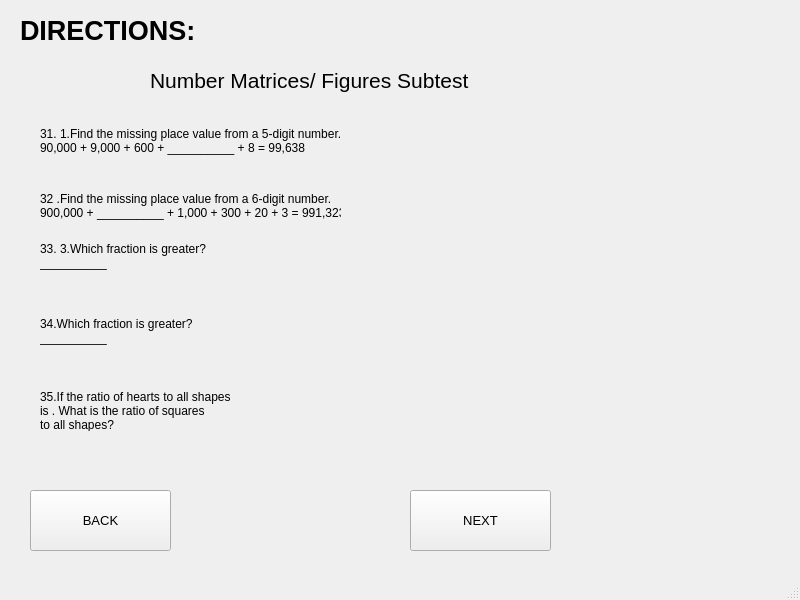
<?xml version="1.0" encoding="UTF-8"?>
<ui version="4.0">
 <class>MainWindow</class>
 <widget class="QMainWindow" name="MainWindow">
  <property name="geometry">
   <rect>
    <x>0</x>
    <y>0</y>
    <width>800</width>
    <height>600</height>
   </rect>
  </property>
  <property name="windowTitle">
   <string>MainWindow</string>
  </property>
  <widget class="QWidget" name="centralwidget">
   <widget class="QPushButton" name="pushButton">
    <property name="geometry">
     <rect>
      <x>30</x>
      <y>490</y>
      <width>141</width>
      <height>61</height>
     </rect>
    </property>
    <property name="font">
     <font>
      <pointsize>10</pointsize>
     </font>
    </property>
    <property name="text">
     <string>BACK</string>
    </property>
   </widget>
   <widget class="QPushButton" name="pushButton_2">
    <property name="geometry">
     <rect>
      <x>410</x>
      <y>490</y>
      <width>141</width>
      <height>61</height>
     </rect>
    </property>
    <property name="font">
     <font>
      <pointsize>10</pointsize>
     </font>
    </property>
    <property name="text">
     <string>NEXT</string>
    </property>
   </widget>
   <widget class="QLabel" name="label">
    <property name="geometry">
     <rect>
      <x>20</x>
      <y>0</y>
      <width>241</width>
      <height>61</height>
     </rect>
    </property>
    <property name="font">
     <font>
      <pointsize>20</pointsize>
      <weight>75</weight>
      <bold>true</bold>
     </font>
    </property>
    <property name="text">
     <string>DIRECTIONS: </string>
    </property>
   </widget>
   <widget class="QLabel" name="label_2">
    <property name="geometry">
     <rect>
      <x>150</x>
      <y>60</y>
      <width>321</width>
      <height>41</height>
     </rect>
    </property>
    <property name="font">
     <font>
      <pointsize>16</pointsize>
     </font>
    </property>
    <property name="text">
     <string>Number Matrices/ Figures Subtest</string>
    </property>
   </widget>
   <widget class="QLabel" name="label_3">
    <property name="geometry">
     <rect>
      <x>40</x>
      <y>110</y>
      <width>401</width>
      <height>61</height>
     </rect>
    </property>
    <property name="text">
     <string>31. 1.Find the missing place value from a 5-digit number.
90,000 + 9,000 + 600 + __________ + 8 = 99,638</string>
    </property>
   </widget>
   <widget class="QLabel" name="label_4">
    <property name="geometry">
     <rect>
      <x>40</x>
      <y>190</y>
      <width>301</width>
      <height>31</height>
     </rect>
    </property>
    <property name="text">
     <string>32 .Find the missing place value from a 6-digit number.
900,000 + __________ + 1,000 + 300 + 20 + 3 = 991,323</string>
    </property>
   </widget>
   <widget class="QLabel" name="label_5">
    <property name="geometry">
     <rect>
      <x>40</x>
      <y>240</y>
      <width>291</width>
      <height>31</height>
     </rect>
    </property>
    <property name="text">
     <string>33. 3.Which fraction is greater?
__________</string>
    </property>
   </widget>
   <widget class="QLabel" name="label_6">
    <property name="geometry">
     <rect>
      <x>40</x>
      <y>390</y>
      <width>281</width>
      <height>41</height>
     </rect>
    </property>
    <property name="text">
     <string>35.If the ratio of hearts to all shapes 
is . What is the ratio of squares 
to all shapes?</string>
    </property>
   </widget>
   <widget class="QLabel" name="label_7">
    <property name="geometry">
     <rect>
      <x>40</x>
      <y>300</y>
      <width>181</width>
      <height>61</height>
     </rect>
    </property>
    <property name="text">
     <string>34.Which fraction is greater?
__________</string>
    </property>
   </widget>
  </widget>
  <widget class="QMenuBar" name="menubar">
   <property name="geometry">
    <rect>
     <x>0</x>
     <y>0</y>
     <width>800</width>
     <height>21</height>
    </rect>
   </property>
  </widget>
  <widget class="QStatusBar" name="statusbar"/>
 </widget>
 <resources/>
 <connections/>
</ui>
